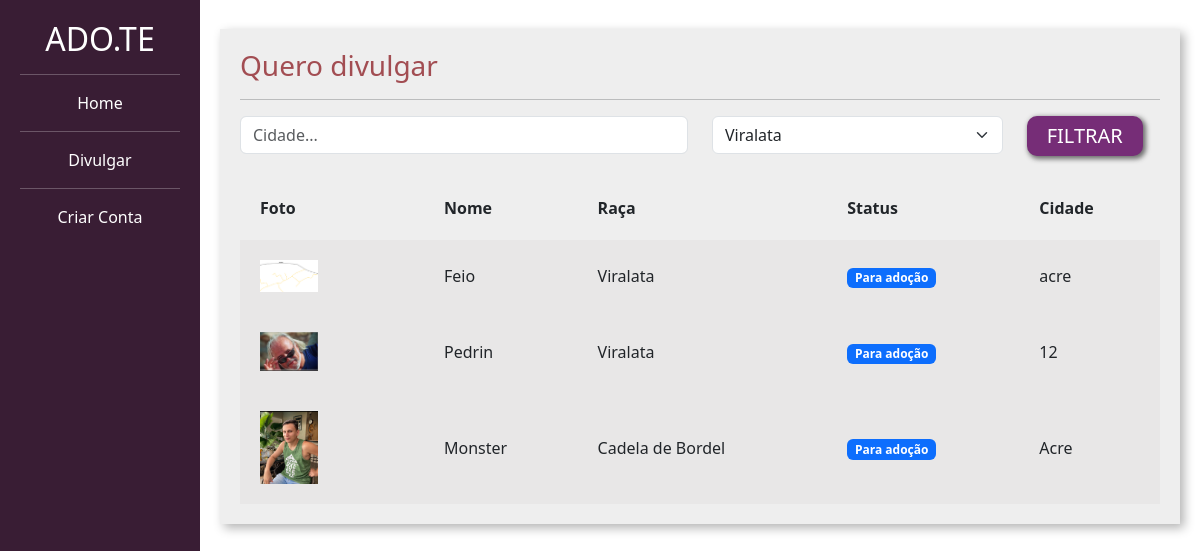
The page /listar_pets/ on the database as committed earlier.
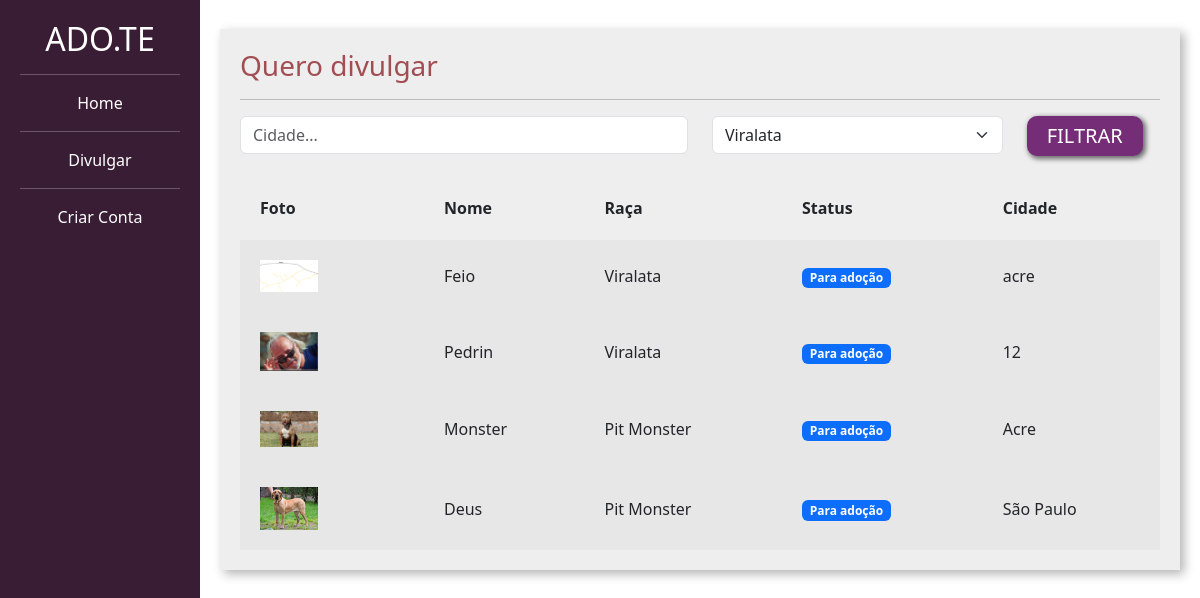
The same page on the database as committed later.
### divulgar/models.py (models this page shows, shortened)
class Pet(models.Model):
    choices_status = (('P', 'Para adoção'),
                      ('A', 'Adotado'))
    usuario = models.ForeignKey(User, on_delete=models.DO_NOTHING)
    foto = models.ImageField(upload_to="fotos_pets")
    nome = models.CharField(max_length=100)
    descricao = models.TextField()
    estado = models.CharField(max_length=50)
    cidade = models.CharField(max_length=50)
    telefone = models.CharField(max_length=50)
    tags = models.ManyToManyField(Tag)
    raca = models.ForeignKey(Raca, on_delete=models.DO_NOTHING)
    status = models.CharField(max_length=1, choices=choices_status, default='P')

class Raca(models.Model):
    raca = models.CharField(max_length=50)
    def __str__(self):
        return self.raca

### adotar/views.py (the view)
# urls.py: path('listar_pets/', views.listar_pets, name="listar_pets"),
def listar_pets (request):
    if request.method == 'GET':
        pets = Pet.objects.filter(status = "P")
        racas = Raca.objects.all()
    cidade = request.GET.get('cidade')
    raca_filter = request.GET.get('raca')
    if cidade :
        pets = pets.filter(cidade__icontains=cidade)
    if raca_filter :
        pets = pets.filter(raca_id=raca_filter)
        raca_filter = Raca.objects.get(id = raca_filter)
    return render(request, 'listar_pet.html',{'pets':pets ,'racas': racas , 'cidade':cidade ,'raca_filter':raca_filter})

### templates/listar_pet.html (shortened to what the changed rows need)
{% load static %}
<!doctype html>
<html lang="pt-BR">
    <head>
    <link href="https://cdn.jsdelivr.net/npm/bootstrap@5.3.0-alpha1/dist/css/bootstrap.min.css" rel="stylesheet">
    <link href="{% static 'css/cadastro.css' %}" rel="stylesheet">
    <link href="{% static 'divulgar/css/novo_pet.css' %}" rel="stylesheet">
    <link href="{% static 'divulgar/css/seus_pet.css' %}" rel="stylesheet">
    <link href="{% static 'adotar/css/listar_pet.css' %}" rel="stylesheet">
    </head>
    <body>
        <div class="container-fluid">
            <div class="row">
                <div class="col-md-2 bg-side sidebar">
                    <h2>ADO.TE</h2>
                </div>
                <div class="col-md">
                    <div class="wrapper">
                        <div class="box width80">
                             <table class="tabela" cellpadding="20">
                                <tr>
                                    <th>Foto</th>
                                    <th>Nome</th>
                                    <th>Raça</th>
                                    <th>Status</th>
                                    <th>Cidade</th>
                                </tr>
                                {% for pet in pets%}
                                    <tr class="tabela-linha">
                                        <td width="20%">
                                            <a href="{% url 'ver_pet' pet.id %}"><img width="40%" src="{{pet.foto.url}}"></a>
                                        </td>
                                        <td>
                                            {{pet.nome}}
                                        </td>
                                        <td>
                                            {{pet.raca}}
                                        </td>
                                        <td>
                                            {% if pet.status == "P" %}
                                                <span class="badge text-bg-primary">Para adoção</span>
                                            {% elif pet.status == "A" %}
                                                <span class="badge text-bg-success">Adotado</span>
                                            {% endif%}
                                        </td>
                                        <td>
                                            {{pet.cidade}}
                                        </td>
                                    </tr>
                                {% endfor %}
                            </table>
                        </div>
                    </div>
                </div>
            </div>
        </div>
    </body>
</html>

Rows that differ between the two databases and show on the page:
changed Pet "Monster": foto: a different picture; raca "Cadela de Bordel" → "Pit Monster"
added Pet: foto (picture), nome "Deus", raca "Pit Monster", status "Para adoção", cidade "São Paulo"
